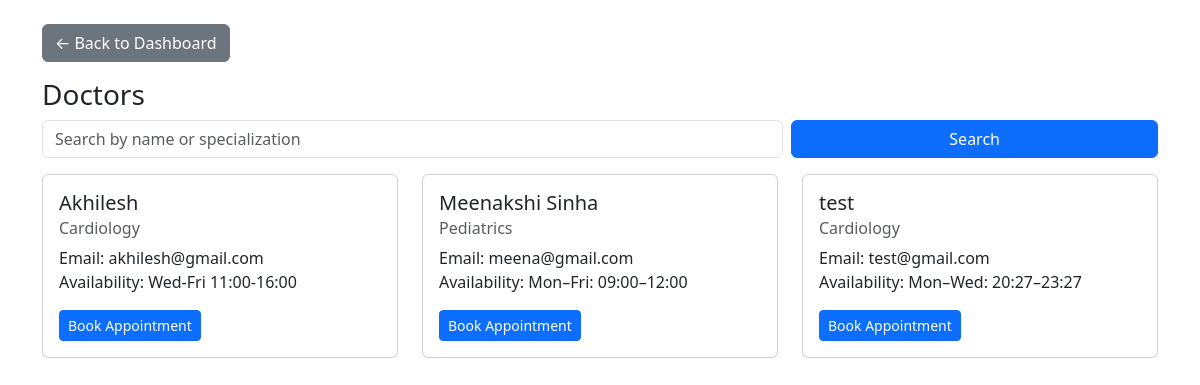
/patient/doctors (signed in), run on the app's committed database.
### models.py (models this page shows, shortened)
class Doctor(db.Model):
    id = db.Column(db.Integer, primary_key=True)
    name = db.Column(db.String(100), nullable=False, index=True)
    specialization_id = db.Column(db.Integer, db.ForeignKey('department.id'), nullable=False)
    availability = db.Column(db.String(500), nullable=True)
    email = db.Column(db.String(100), unique=True, nullable=False, index=True)
    password = db.Column(db.String(200), nullable=False)
    contact = db.Column(db.String(20), nullable=True)
    is_active = db.Column(db.Boolean, default=True, nullable=False)   # blacklist / soft-delete
    created_at = db.Column(db.DateTime, default=datetime.utcnow)
    appointments = db.relationship('Appointment', backref='doctor', lazy=True)
    avail_slots = db.relationship('DoctorAvailability', backref='doctor', lazy=True, cascade="all, delete-orphan")

class Department(db.Model):
    id = db.Column(db.Integer, primary_key=True)
    name = db.Column(db.String(100), unique=True, nullable=False, index=True)
    description = db.Column(db.Text, nullable=True)
    created_at = db.Column(db.DateTime, default=datetime.utcnow)
    doctors = db.relationship('Doctor', backref='department', lazy=True)

### app.py (the view, shortened to what this page needs)
@app.route('/patient/doctors')
@patient_required
def patient_search_doctors():
    q = request.args.get('q', '').strip()
    dept_id = request.args.get('dept_id')
    query = Doctor.query.join(Department).filter(Doctor.is_active == True)
    if dept_id:
        query = query.filter(Doctor.specialization_id == dept_id)
    doctors = query.order_by(Doctor.name).all()
    return render_template('patient_doctors.html', doctors=doctors, q=q)

### app.py (called while the page is built)
def patient_required(func):
    from functools import wraps
    @wraps(func)
    def wrapper(*args, **kwargs):
        if session.get('role') != 'patient':
            flash("Patient login required", "warning")
            return redirect(url_for('login'))
        return func(*args, **kwargs)
    return wrapper

### templates/patient_doctors.html (shortened to what this page needs)
<!DOCTYPE html>
<html>
<head>
  <link href="https://cdn.jsdelivr.net/npm/bootstrap@5.3.0/dist/css/bootstrap.min.css" rel="stylesheet">
</head>
<body class="container mt-4">
  <a href="{{ url_for('patient_dashboard') }}" class="btn btn-secondary mb-3">← Back to Dashboard</a>
  <h3>Doctors</h3>
  <form method="get" class="row g-2 mb-3">
    <div class="col-md-8">
      <input type="text" name="q" class="form-control"
             placeholder="Search by name or specialization" value="{{ q or '' }}">
    </div>
    <div class="col-md-4">
      <button class="btn btn-primary w-100">Search</button>
    </div>
  </form>
  <div class="row">
    {% for d in doctors %}
    <div class="col-md-4 mb-3">
      <div class="card h-100">
        <div class="card-body">
          <h5 class="card-title">{{ d.name }}</h5>
          <h6 class="card-subtitle mb-2 text-muted">{{ d.department.name if d.department else '' }}</h6>
          <p class="card-text">
            Email: {{ d.email }}<br>
            Availability: {{ d.availability or 'Check slots' }}
          </p>
          <a href="{{ url_for('patient_book_appointment', doctor_id=d.id) }}" class="btn btn-sm btn-primary">
            Book Appointment
          </a>
        </div>
      </div>
    </div>
    {% else %}
    <p class="text-muted">No doctors found.</p>
    {% endfor %}
  </div>
</body>
</html>

### data on the page
Doctor: name "Akhilesh", department "Cardiology", email "akhilesh@gmail.com", availability "Wed-Fri 11:00-16:00"
Doctor: name "Meenakshi Sinha", department "Pediatrics", email "meena@gmail.com", availability "Mon–Fri: 09:00–12:00"
Doctor: name "test", department "Cardiology", email "test@gmail.com", availability "Mon–Wed: 20:27–23:27"
